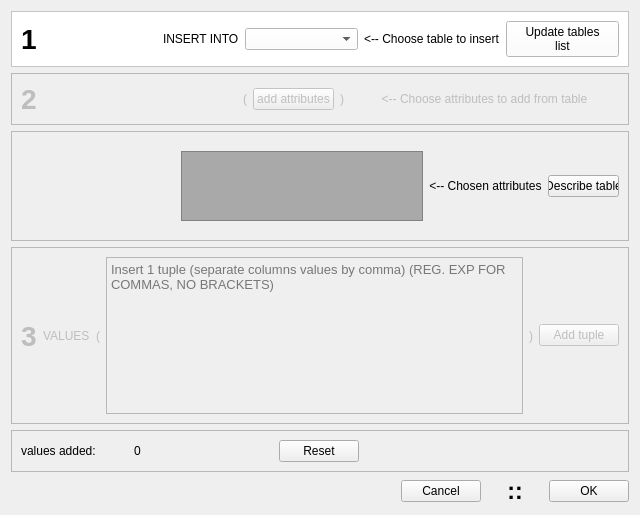
<?xml version="1.0" encoding="UTF-8"?>
<ui version="4.0">
 <class>createTupleConstructor</class>
 <widget class="QWidget" name="createTupleConstructor">
  <property name="geometry">
   <rect>
    <x>0</x>
    <y>0</y>
    <width>640</width>
    <height>515</height>
   </rect>
  </property>
  <property name="windowTitle">
   <string>Form</string>
  </property>
  <layout class="QVBoxLayout" name="verticalLayout">
   <item>
    <widget class="QFrame" name="frame">
     <property name="enabled">
      <bool>true</bool>
     </property>
     <property name="styleSheet">
      <string notr="true">background-color: white</string>
     </property>
     <property name="frameShape">
      <enum>QFrame::StyledPanel</enum>
     </property>
     <property name="frameShadow">
      <enum>QFrame::Raised</enum>
     </property>
     <layout class="QHBoxLayout" name="horizontalLayout_2">
      <item>
       <widget class="QLabel" name="num1_label">
        <property name="sizePolicy">
         <sizepolicy hsizetype="Fixed" vsizetype="Preferred">
          <horstretch>0</horstretch>
          <verstretch>0</verstretch>
         </sizepolicy>
        </property>
        <property name="font">
         <font>
          <pointsize>21</pointsize>
          <weight>75</weight>
          <bold>true</bold>
         </font>
        </property>
        <property name="text">
         <string>1</string>
        </property>
        <property name="alignment">
         <set>Qt::AlignLeading|Qt::AlignLeft|Qt::AlignVCenter</set>
        </property>
       </widget>
      </item>
      <item>
       <spacer name="horizontalSpacer_9">
        <property name="orientation">
         <enum>Qt::Horizontal</enum>
        </property>
        <property name="sizeType">
         <enum>QSizePolicy::Fixed</enum>
        </property>
        <property name="sizeHint" stdset="0">
         <size>
          <width>120</width>
          <height>20</height>
         </size>
        </property>
       </spacer>
      </item>
      <item>
       <widget class="QLabel" name="label_0">
        <property name="sizePolicy">
         <sizepolicy hsizetype="Fixed" vsizetype="Fixed">
          <horstretch>0</horstretch>
          <verstretch>0</verstretch>
         </sizepolicy>
        </property>
        <property name="text">
         <string>INSERT INTO</string>
        </property>
       </widget>
      </item>
      <item>
       <widget class="QComboBox" name="comboBox">
        <property name="placeholderText">
         <string/>
        </property>
       </widget>
      </item>
      <item>
       <widget class="QLabel" name="label_8">
        <property name="text">
         <string>&lt;-- Choose table to insert</string>
        </property>
       </widget>
      </item>
      <item>
       <widget class="QPushButton" name="update_tables_button">
        <property name="text">
         <string>Update tables
list</string>
        </property>
       </widget>
      </item>
     </layout>
    </widget>
   </item>
   <item>
    <widget class="QFrame" name="frame_2">
     <property name="enabled">
      <bool>false</bool>
     </property>
     <property name="frameShape">
      <enum>QFrame::StyledPanel</enum>
     </property>
     <property name="frameShadow">
      <enum>QFrame::Raised</enum>
     </property>
     <layout class="QHBoxLayout" name="horizontalLayout_3">
      <item>
       <widget class="QLabel" name="num2_label">
        <property name="sizePolicy">
         <sizepolicy hsizetype="Fixed" vsizetype="Preferred">
          <horstretch>0</horstretch>
          <verstretch>0</verstretch>
         </sizepolicy>
        </property>
        <property name="font">
         <font>
          <pointsize>21</pointsize>
          <weight>75</weight>
          <bold>true</bold>
         </font>
        </property>
        <property name="text">
         <string>2</string>
        </property>
        <property name="alignment">
         <set>Qt::AlignLeading|Qt::AlignLeft|Qt::AlignVCenter</set>
        </property>
       </widget>
      </item>
      <item>
       <spacer name="horizontalSpacer_6">
        <property name="orientation">
         <enum>Qt::Horizontal</enum>
        </property>
        <property name="sizeType">
         <enum>QSizePolicy::Fixed</enum>
        </property>
        <property name="sizeHint" stdset="0">
         <size>
          <width>200</width>
          <height>20</height>
         </size>
        </property>
       </spacer>
      </item>
      <item>
       <widget class="QLabel" name="label_1">
        <property name="sizePolicy">
         <sizepolicy hsizetype="Fixed" vsizetype="Preferred">
          <horstretch>0</horstretch>
          <verstretch>0</verstretch>
         </sizepolicy>
        </property>
        <property name="text">
         <string>(</string>
        </property>
        <property name="alignment">
         <set>Qt::AlignRight|Qt::AlignTrailing|Qt::AlignVCenter</set>
        </property>
       </widget>
      </item>
      <item>
       <widget class="QPushButton" name="addColsButton">
        <property name="sizePolicy">
         <sizepolicy hsizetype="Fixed" vsizetype="Fixed">
          <horstretch>0</horstretch>
          <verstretch>0</verstretch>
         </sizepolicy>
        </property>
        <property name="styleSheet">
         <string notr="true"/>
        </property>
        <property name="text">
         <string>add attributes</string>
        </property>
       </widget>
      </item>
      <item>
       <widget class="QLabel" name="label_2">
        <property name="sizePolicy">
         <sizepolicy hsizetype="Fixed" vsizetype="Preferred">
          <horstretch>0</horstretch>
          <verstretch>0</verstretch>
         </sizepolicy>
        </property>
        <property name="text">
         <string>)</string>
        </property>
       </widget>
      </item>
      <item>
       <widget class="QLabel" name="label_9">
        <property name="sizePolicy">
         <sizepolicy hsizetype="Preferred" vsizetype="Preferred">
          <horstretch>0</horstretch>
          <verstretch>0</verstretch>
         </sizepolicy>
        </property>
        <property name="text">
         <string>&lt;-- Choose attributes to add from table</string>
        </property>
        <property name="alignment">
         <set>Qt::AlignCenter</set>
        </property>
        <property name="wordWrap">
         <bool>true</bool>
        </property>
       </widget>
      </item>
     </layout>
    </widget>
   </item>
   <item>
    <widget class="QFrame" name="frame_3">
     <property name="frameShape">
      <enum>QFrame::StyledPanel</enum>
     </property>
     <property name="frameShadow">
      <enum>QFrame::Raised</enum>
     </property>
     <layout class="QHBoxLayout" name="horizontalLayout_4">
      <item>
       <spacer name="horizontalSpacer_2">
        <property name="orientation">
         <enum>Qt::Horizontal</enum>
        </property>
        <property name="sizeType">
         <enum>QSizePolicy::Fixed</enum>
        </property>
        <property name="sizeHint" stdset="0">
         <size>
          <width>160</width>
          <height>20</height>
         </size>
        </property>
       </spacer>
      </item>
      <item>
       <layout class="QVBoxLayout" name="verticalLayout_2">
        <property name="leftMargin">
         <number>0</number>
        </property>
        <property name="topMargin">
         <number>10</number>
        </property>
        <property name="bottomMargin">
         <number>10</number>
        </property>
        <item>
         <widget class="QPlainTextEdit" name="plainTextEdit_2">
          <property name="sizePolicy">
           <sizepolicy hsizetype="Preferred" vsizetype="Preferred">
            <horstretch>2</horstretch>
            <verstretch>2</verstretch>
           </sizepolicy>
          </property>
          <property name="font">
           <font>
            <pointsize>10</pointsize>
            <weight>50</weight>
            <italic>false</italic>
            <bold>false</bold>
            <underline>false</underline>
            <strikeout>false</strikeout>
            <kerning>true</kerning>
           </font>
          </property>
          <property name="styleSheet">
           <string notr="true">background-color: darkgray;color:white;</string>
          </property>
          <property name="readOnly">
           <bool>true</bool>
          </property>
          <property name="plainText">
           <string/>
          </property>
          <property name="placeholderText">
           <string>Choosen attributes from &quot;add attributes&quot;</string>
          </property>
         </widget>
        </item>
       </layout>
      </item>
      <item>
       <widget class="QLabel" name="label_7">
        <property name="sizePolicy">
         <sizepolicy hsizetype="Fixed" vsizetype="Preferred">
          <horstretch>0</horstretch>
          <verstretch>0</verstretch>
         </sizepolicy>
        </property>
        <property name="styleSheet">
         <string notr="true"/>
        </property>
        <property name="text">
         <string>&lt;-- Chosen
     attributes</string>
        </property>
        <property name="alignment">
         <set>Qt::AlignCenter</set>
        </property>
       </widget>
      </item>
      <item>
       <widget class="QPushButton" name="describeButton">
        <property name="enabled">
         <bool>true</bool>
        </property>
        <property name="sizePolicy">
         <sizepolicy hsizetype="Minimum" vsizetype="Fixed">
          <horstretch>0</horstretch>
          <verstretch>0</verstretch>
         </sizepolicy>
        </property>
        <property name="minimumSize">
         <size>
          <width>24</width>
          <height>0</height>
         </size>
        </property>
        <property name="text">
         <string>Describe table</string>
        </property>
       </widget>
      </item>
     </layout>
    </widget>
   </item>
   <item>
    <widget class="QFrame" name="frame_4">
     <property name="enabled">
      <bool>false</bool>
     </property>
     <property name="frameShape">
      <enum>QFrame::StyledPanel</enum>
     </property>
     <property name="frameShadow">
      <enum>QFrame::Raised</enum>
     </property>
     <layout class="QHBoxLayout" name="horizontalLayout_7">
      <item>
       <widget class="QLabel" name="num2_label_3">
        <property name="sizePolicy">
         <sizepolicy hsizetype="Fixed" vsizetype="Preferred">
          <horstretch>0</horstretch>
          <verstretch>0</verstretch>
         </sizepolicy>
        </property>
        <property name="font">
         <font>
          <pointsize>21</pointsize>
          <weight>75</weight>
          <bold>true</bold>
         </font>
        </property>
        <property name="text">
         <string>3</string>
        </property>
        <property name="alignment">
         <set>Qt::AlignLeading|Qt::AlignLeft|Qt::AlignVCenter</set>
        </property>
       </widget>
      </item>
      <item>
       <widget class="QLabel" name="label_3">
        <property name="sizePolicy">
         <sizepolicy hsizetype="Fixed" vsizetype="Preferred">
          <horstretch>0</horstretch>
          <verstretch>0</verstretch>
         </sizepolicy>
        </property>
        <property name="text">
         <string>VALUES</string>
        </property>
       </widget>
      </item>
      <item>
       <widget class="QLabel" name="label_4">
        <property name="sizePolicy">
         <sizepolicy hsizetype="Fixed" vsizetype="Preferred">
          <horstretch>0</horstretch>
          <verstretch>0</verstretch>
         </sizepolicy>
        </property>
        <property name="text">
         <string>(</string>
        </property>
        <property name="alignment">
         <set>Qt::AlignRight|Qt::AlignTrailing|Qt::AlignVCenter</set>
        </property>
       </widget>
      </item>
      <item>
       <widget class="QPlainTextEdit" name="plainTextEdit">
        <property name="sizePolicy">
         <sizepolicy hsizetype="Preferred" vsizetype="Expanding">
          <horstretch>0</horstretch>
          <verstretch>0</verstretch>
         </sizepolicy>
        </property>
        <property name="font">
         <font>
          <pointsize>10</pointsize>
         </font>
        </property>
        <property name="placeholderText">
         <string>Insert 1 tuple (separate columns values by comma) (REG. EXP FOR COMMAS, NO BRACKETS)</string>
        </property>
       </widget>
      </item>
      <item>
       <widget class="QLabel" name="label_5">
        <property name="sizePolicy">
         <sizepolicy hsizetype="Fixed" vsizetype="Preferred">
          <horstretch>0</horstretch>
          <verstretch>0</verstretch>
         </sizepolicy>
        </property>
        <property name="text">
         <string>)</string>
        </property>
       </widget>
      </item>
      <item>
       <widget class="QPushButton" name="addTupleButton">
        <property name="sizePolicy">
         <sizepolicy hsizetype="Fixed" vsizetype="Fixed">
          <horstretch>0</horstretch>
          <verstretch>0</verstretch>
         </sizepolicy>
        </property>
        <property name="text">
         <string>Add tuple</string>
        </property>
       </widget>
      </item>
     </layout>
    </widget>
   </item>
   <item>
    <widget class="QFrame" name="frame_5">
     <property name="sizePolicy">
      <sizepolicy hsizetype="Preferred" vsizetype="Preferred">
       <horstretch>0</horstretch>
       <verstretch>0</verstretch>
      </sizepolicy>
     </property>
     <property name="frameShape">
      <enum>QFrame::StyledPanel</enum>
     </property>
     <property name="frameShadow">
      <enum>QFrame::Raised</enum>
     </property>
     <layout class="QHBoxLayout" name="horizontalLayout_8">
      <item>
       <widget class="QLabel" name="label_6">
        <property name="sizePolicy">
         <sizepolicy hsizetype="Fixed" vsizetype="Preferred">
          <horstretch>0</horstretch>
          <verstretch>0</verstretch>
         </sizepolicy>
        </property>
        <property name="text">
         <string>values added:</string>
        </property>
       </widget>
      </item>
      <item>
       <widget class="QLabel" name="label_amount">
        <property name="sizePolicy">
         <sizepolicy hsizetype="Preferred" vsizetype="Preferred">
          <horstretch>0</horstretch>
          <verstretch>0</verstretch>
         </sizepolicy>
        </property>
        <property name="text">
         <string>0</string>
        </property>
        <property name="alignment">
         <set>Qt::AlignCenter</set>
        </property>
       </widget>
      </item>
      <item>
       <spacer name="horizontalSpacer_10">
        <property name="orientation">
         <enum>Qt::Horizontal</enum>
        </property>
        <property name="sizeType">
         <enum>QSizePolicy::Fixed</enum>
        </property>
        <property name="sizeHint" stdset="0">
         <size>
          <width>100</width>
          <height>20</height>
         </size>
        </property>
       </spacer>
      </item>
      <item>
       <widget class="QPushButton" name="reset_button">
        <property name="text">
         <string>Reset</string>
        </property>
       </widget>
      </item>
      <item>
       <spacer name="horizontalSpacer_4">
        <property name="orientation">
         <enum>Qt::Horizontal</enum>
        </property>
        <property name="sizeType">
         <enum>QSizePolicy::Fixed</enum>
        </property>
        <property name="sizeHint" stdset="0">
         <size>
          <width>260</width>
          <height>20</height>
         </size>
        </property>
       </spacer>
      </item>
     </layout>
    </widget>
   </item>
   <item>
    <layout class="QHBoxLayout" name="horizontalLayout_6">
     <item>
      <spacer name="horizontalSpacer_11">
       <property name="orientation">
        <enum>Qt::Horizontal</enum>
       </property>
       <property name="sizeHint" stdset="0">
        <size>
         <width>40</width>
         <height>20</height>
        </size>
       </property>
      </spacer>
     </item>
     <item>
      <widget class="QPushButton" name="CancelButton">
       <property name="text">
        <string>Cancel</string>
       </property>
      </widget>
     </item>
     <item>
      <spacer name="horizontalSpacer">
       <property name="orientation">
        <enum>Qt::Horizontal</enum>
       </property>
       <property name="sizeType">
        <enum>QSizePolicy::Fixed</enum>
       </property>
       <property name="sizeHint" stdset="0">
        <size>
         <width>20</width>
         <height>20</height>
        </size>
       </property>
      </spacer>
     </item>
     <item>
      <widget class="QLabel" name="label">
       <property name="sizePolicy">
        <sizepolicy hsizetype="Fixed" vsizetype="Preferred">
         <horstretch>0</horstretch>
         <verstretch>0</verstretch>
        </sizepolicy>
       </property>
       <property name="font">
        <font>
         <pointsize>17</pointsize>
         <weight>75</weight>
         <italic>false</italic>
         <bold>true</bold>
        </font>
       </property>
       <property name="text">
        <string>::</string>
       </property>
       <property name="alignment">
        <set>Qt::AlignCenter</set>
       </property>
      </widget>
     </item>
     <item>
      <spacer name="horizontalSpacer_5">
       <property name="orientation">
        <enum>Qt::Horizontal</enum>
       </property>
       <property name="sizeType">
        <enum>QSizePolicy::Fixed</enum>
       </property>
       <property name="sizeHint" stdset="0">
        <size>
         <width>20</width>
         <height>20</height>
        </size>
       </property>
      </spacer>
     </item>
     <item>
      <widget class="QPushButton" name="okButton">
       <property name="text">
        <string>OK</string>
       </property>
      </widget>
     </item>
    </layout>
   </item>
  </layout>
 </widget>
 <resources/>
 <connections/>
</ui>
